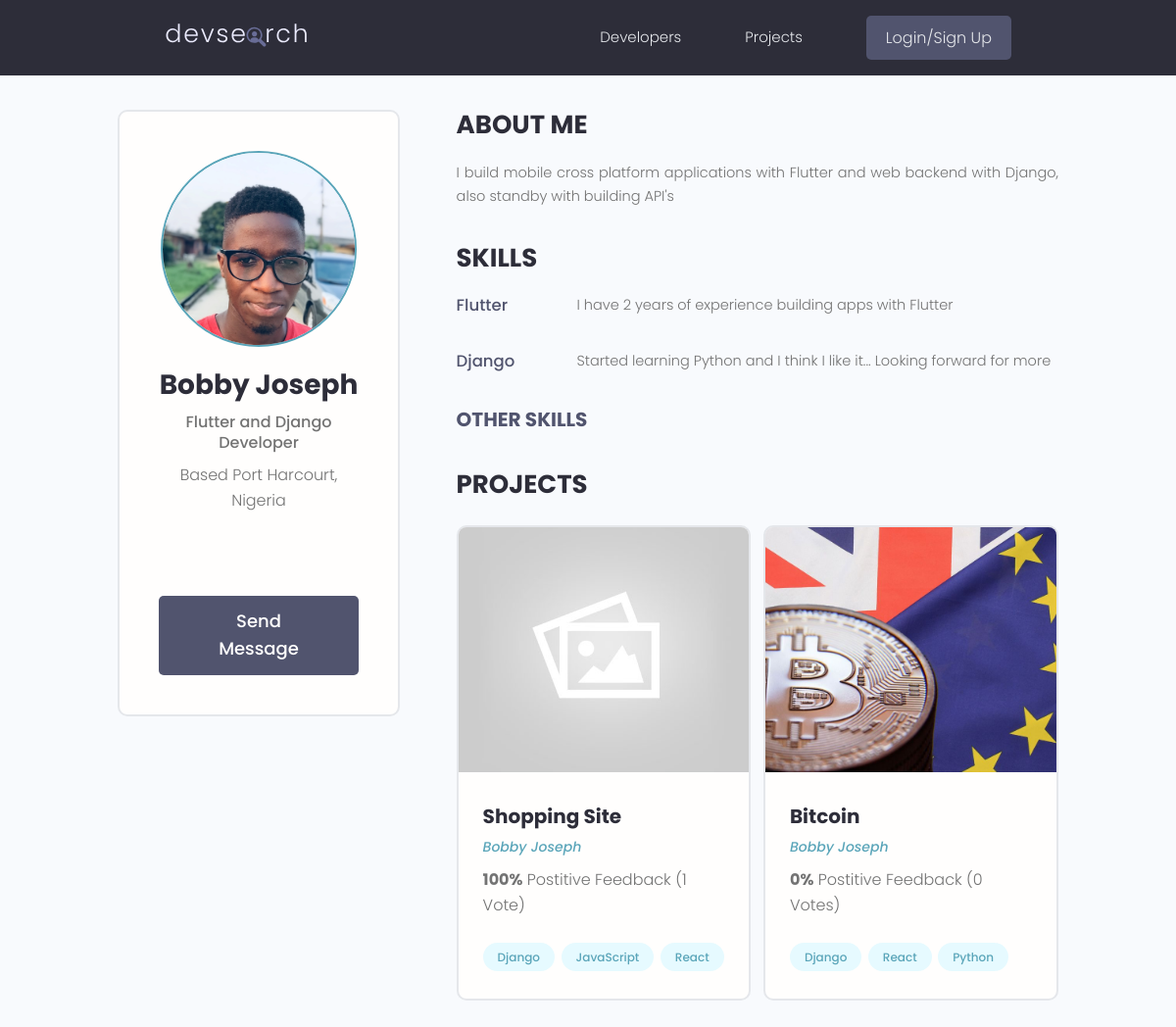
Page /user_profile/27b9e8cc-984f-4634-bd4a-9e100f79ca5f/ on the earlier database version.
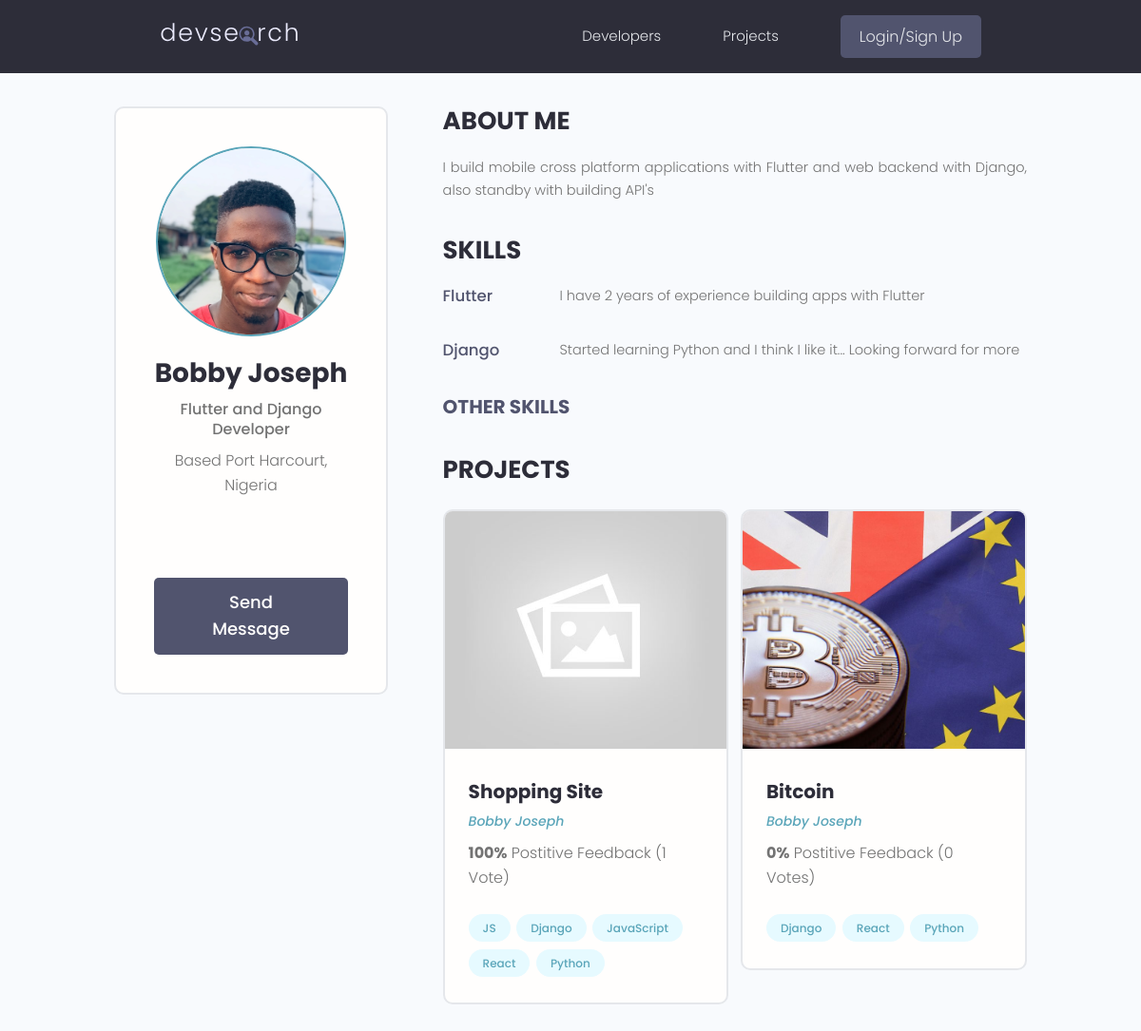
Same page on the later database version.
### users/models.py (models this page shows, shortened)
class Skill(models.Model):
    owner = models.ForeignKey(Profile, on_delete=models.CASCADE, null=True, blank=True)
    name = models.CharField(max_length=200, blank=True, null=True)
    description = models.TextField(blank=True, null=True)
    created = models.DateTimeField(auto_now_add=True)
    id = models.UUIDField(default=uuid.uuid4, unique=True, primary_key=True, editable=False)

class Profile(models.Model):
    user = models.OneToOneField(User, on_delete=models.CASCADE, null=True, blank=True)
    name = models.CharField(max_length=200, blank=True, null=True)
    email = models.EmailField(max_length=500, blank=True, null=True)
    username = models.CharField(max_length=200, blank=True, null=True)
    location = models.CharField(max_length=200, blank=True, null=True)
    short_intro = models.CharField(max_length=200, blank=True, null=True)
    bio = models.TextField(blank=True, null=True)
    profile_image = models.ImageField(null=True, blank=True, upload_to='profiles/', default='profiles/user-default.png')
    social_github = models.CharField(max_length=200, blank=True, null=True)
    social_twitter = models.CharField(max_length=200, blank=True, null=True)
    social_linkedin = models.CharField(max_length=200, blank=True, null=True)
    social_youtube = models.CharField(max_length=200, blank=True, null=True)
    social_website = models.CharField(max_length=200, blank=True, null=True)
    created = models.DateTimeField(auto_now_add=True)
    id = models.UUIDField(default=uuid.uuid4, unique=True, primary_key=True, editable=False)
    class Meta:
        ordering = ['created']
    @property
    def imageURL(self):
        try:
            url = self.profile_image.url
        except:
            url = ''
        return url

### projects/models.py (models this page shows, shortened)
class Project(models.Model):
    owner = models.ForeignKey(Profile, on_delete=models.CASCADE, null=True, blank=True,)
    title = models.CharField(max_length=200)
    description = models.TextField(null=True, blank=True)
    featured_image = models.ImageField(null=True, blank=True, default="default.jpg")
    demo_link = models.CharField(max_length=2000, null=True, blank=True)
    source_link = models.CharField(max_length=2000, null=True, blank=True)
    tags = models.ManyToManyField('Tag', blank=True)
    vote_total = models.IntegerField(default=0, null=True, blank=True)
    vote_ratio = models.IntegerField(default=0, null=True, blank=True)
    created = models.DateTimeField(auto_now_add=True)
    id = models.UUIDField(default=uuid.uuid4, unique=True, primary_key=True, editable=False)
    class Meta:
        ordering = ['-vote_ratio', '-vote_total', 'title']

class Tag(models.Model):
    name = models.CharField(max_length=200, default="")
    created = models.DateTimeField(auto_now_add=True)
    id = models.UUIDField(default=uuid.uuid4, unique=True, primary_key=True, editable=False)
    def __str__(self):
        return self.name

### users/views.py (the view)
# urls.py: path('user_profile/<str:pk>/', views.user_profile, name='user_profile'),
def user_profile(request, pk):
    profile = Profile.objects.get(id=pk)
    top_skills = profile.skill_set.exclude(description__exact='')
    other_skills = profile.skill_set.filter(description='')
    context = {
        'profile': profile,
        'top_skills': top_skills,
        'other_skills': other_skills,
    }
    return render(request, 'users/user_profile.html', context)

### users/templates/users/user_profile.html (shortened to what this page needs)
{% extends 'main.html' %}
{% block content %}
  <main class="profile my-md">
    <div class="container">
      <div class="layout">
        <div class="column column--1of3">
          <div class="card text-center">
            <div class="card__body dev">
              <img class="avatar avatar--xl" src="{{ profile.imageURL }}" />
              <h2 class="dev__name">{{ profile.name }}</h2>
              <p class="dev__title">{{ profile.short_intro }}</p>
              <p class="dev__location">Based {{ profile.location }}</p>
              <ul class="dev__social">
              </ul>
              {% if request.user.profile.id != profile.id %}
              <a href="{% url 'send_message' profile.id %}" class="btn btn--sub btn--lg">Send Message </a>
              {% endif %}
            </div>
          </div>
        </div>
        <div class="column column--2of3">
          <div class="devInfo">
            <h3 class="devInfo__title">About Me</h3>
            <p class="devInfo__about">
              {{ profile.bio }}
            </p>
          </div>
          <div class="devInfo">
            <h3 class="devInfo__title">Skills</h3>
            <div class="devInfo__skills">
              {% for top_skill in top_skills %}
              <div class="devSkill">
                <h4 class="devSkill__title">{{top_skill.name}}</h4>
                <p class="devSkill__info">
                  {{top_skill.description}}
                </p>
              </div>
              {% endfor %}
              <h3 class="devInfo__subtitle">Other Skills</h3>
            </div>
          </div>
          <div class="devInfo">
            <h3 class="devInfo__title">Projects</h3>
            <div class="grid grid--two">
              {% for project in profile.project_set.all %}
              <div class="column">
                <div class="card project">
                  <a href="{% url 'project' project.id %}" class="project">
                    <img class="project__thumbnail" src="{{ project.featured_image.url }}" alt="project thumbnail" />
                    <div class="card__body">
                      <h3 class="project__title">{{ project.title }}</h3>
                      <p><a class="project__author" href="{% url 'user_profile' project.owner.id %}">{{ project.owner.name }}</a></p>
                      <p class="project--rating">
                        <span style="font-weight: bold;">{{ project.vote_ratio }}%</span> Postitive
                        Feedback ({{ project.vote_total }} Vote{{project.vote_total|pluralize:"s"}})
                      </p>
                      <div class="project__tags">
                        {% for tag in project.tags.all %}
                        <span class="tag tag--pill tag--main">
                          <small>{{tag}}</small>
                        </span>
                        {% endfor %}
                      </div>
                    </div>
                  </a>
                </div>
              </div>
              {% endfor %}
            </div>
          </div>
        </div>
      </div>
    </div>
  </main>
{% endblock content %}

Differences in the rows shown:
changed Project "Shopping Site": gains Tag (name "Python")
added Tag: name "JS", shown under Project "Shopping Site"
